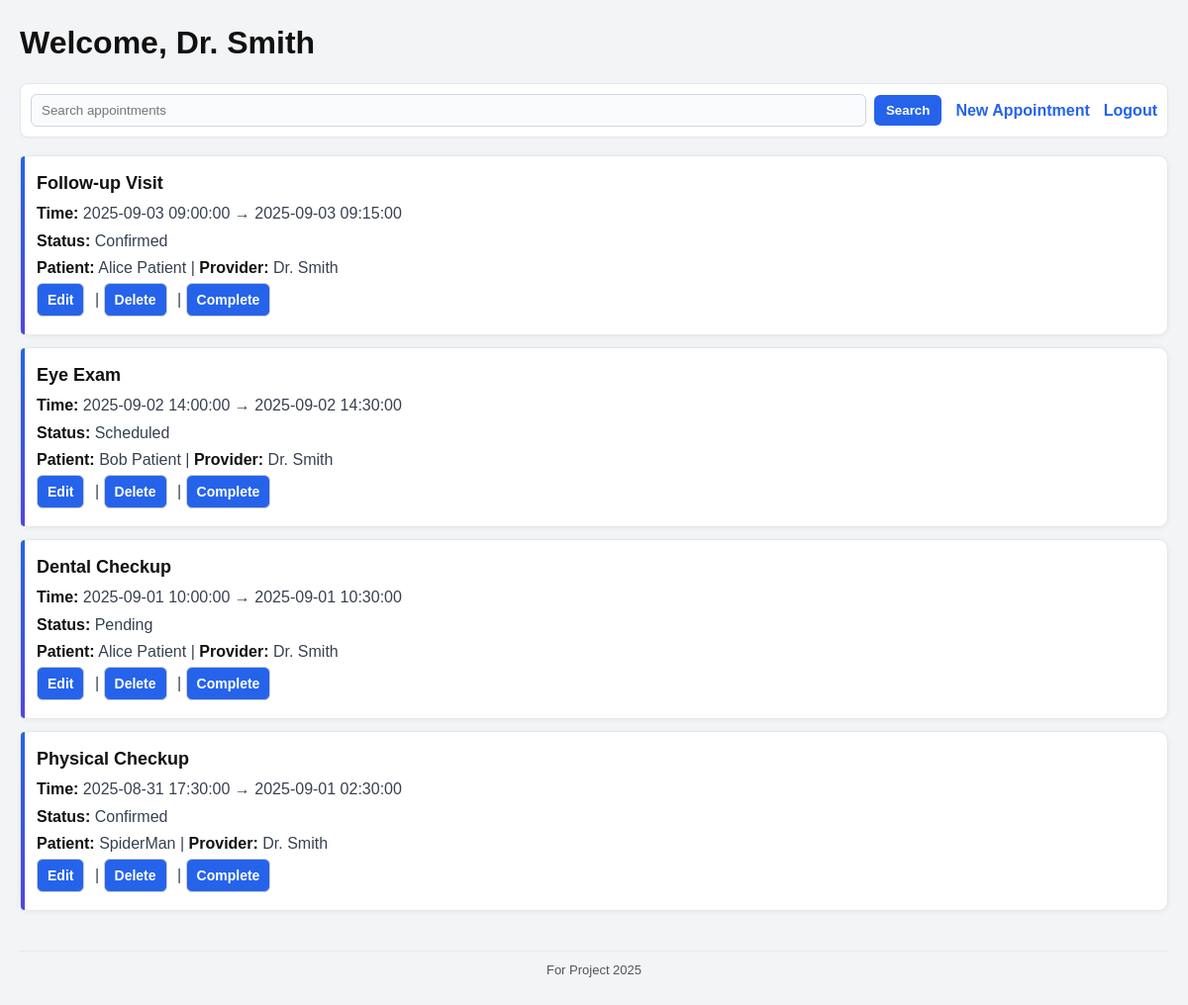
The page /pages/home.php (signed in) on the database its author committed.
### tables this page shows
CREATE TABLE `users` (
  `id` int(11) NOT NULL,
  `full_name` varchar(100) NOT NULL,
  `email` varchar(100) NOT NULL,
  `password` varchar(255) NOT NULL,
  `role` enum('patient','provider','admin') NOT NULL
);

CREATE TABLE `appointments` (
  `id` int(11) NOT NULL,
  `title` varchar(255) NOT NULL,
  `notes` text DEFAULT NULL,
  `start_at` datetime NOT NULL,
  `end_at` datetime NOT NULL,
  `status_id` int(11) NOT NULL,
  `created_by` int(11) NOT NULL,
  `assigned_to` int(11) NOT NULL
);

CREATE TABLE `appointment_status` (
  `id` int(11) NOT NULL,
  `name` varchar(50) NOT NULL
);

### classes/AppointmentList.php (called while the page is built, shortened)
<?php
class AppointmentList {
    public function getAppointments($pdo, $userId, $role, $term = '') {
        if ($role === 'patient') {
            $stmt = $pdo->prepare(
                "SELECT a.id, a.title, a.start_at, a.end_at, s.name AS status_name,
                        p.full_name AS patient, d.full_name AS provider
                 FROM appointments a
                 JOIN appointment_status s ON s.id = a.status_id
                 JOIN users p ON p.id = a.created_by
                 JOIN users d ON d.id = a.assigned_to
                 WHERE a.created_by = ?
                   AND (a.title LIKE ? OR a.notes LIKE ?)
                 ORDER BY a.start_at DESC"
            );
            $stmt->execute([$userId, "%$term%", "%$term%"]);
        } elseif ($role === 'provider') {
            $stmt = $pdo->prepare(
                "SELECT a.id, a.title, a.start_at, a.end_at, s.name AS status_name,
                        p.full_name AS patient, d.full_name AS provider
                 FROM appointments a
                 JOIN appointment_status s ON s.id = a.status_id
                 JOIN users p ON p.id = a.created_by
                 JOIN users d ON d.id = a.assigned_to
                 WHERE a.assigned_to = ?
                   AND (a.title LIKE ? OR a.notes LIKE ?)
                 ORDER BY a.start_at DESC"
            );
            $stmt->execute([$userId, "%$term%", "%$term%"]);
        }
        return $stmt->fetchAll();
    }
}

### common.php (called while the page is built)
<?php
function escape($data) {
    $data = trim($data);
    $data = stripslashes($data);
    $data = htmlspecialchars($data, ENT_QUOTES, 'UTF-8');
    return $data;
}

### pages/home.php (the view, shortened to what this page needs)
<?php
require_once '../src/db_connect.php';
require_once '../common.php';
require_once '../classes/AppointmentList.php';
$user = $_SESSION['user'];
$term = trim($_GET['q'] ?? '');
$list = new AppointmentList();
$rows = $list->getAppointments($pdo, $user['id'], $user['role'], $term);
require_once '../partials/header.php';
?>
<h1>Welcome, <?= escape($user['name']) ?></h1>
<form method="get">
  <input type="text" name="q" value="<?= escape($term) ?>" placeholder="Search appointments">
  <button>Search</button>
  <a href="create.php">New Appointment</a>
  <a href="logout.php">Logout</a>
</form>
<?php if (!$rows): ?>
  <p>No appointments found.</p>
<?php else: ?>
  <?php foreach ($rows as $row): ?>
    <div class="appointment">
      <h3><?= escape($row['title']) ?></h3>
      <p><strong>Time:</strong> <?= escape($row['start_at']) ?> → <?= escape($row['end_at']) ?></p>
      <p><strong>Status:</strong> <?= escape($row['status_name']) ?></p>
      <p><strong>Patient:</strong> <?= escape($row['patient']) ?> |
         <strong>Provider:</strong> <?= escape($row['provider']) ?></p>
      <p>
        <a href="edit.php?id=<?= escape($row['id']) ?>">Edit</a> |
        <a href="delete.php?id=<?= escape($row['id']) ?>">Delete</a>
        <?php if ($user['role'] === 'provider'): ?>
          | <a href="complete.php?id=<?= escape($row['id']) ?>">Complete</a>
        <?php endif; ?>
      </p>
    </div>
  <?php endforeach; ?>
<?php endif; ?>
<?php require_once '../partials/footer.php'; ?>

### assets/css/home.css (style rules this page uses)
body { font-family: Arial, sans-serif; background: #f3f4f6; margin: 0; padding: 20px; color: #111; line-height: 1.45; }
h1 { margin: 0 0 18px; }
form { display: flex; align-items: center; gap: 8px; margin: 0 0 18px; padding: 10px; background: #fff; border: 1px solid #e5e7eb; border-radius: 8px; box-shadow: 0 1px 3px rgba(0,0,0,.04); }
input[type="text"] { flex: 1 1 320px; padding: 8px 10px; border: 1px solid #cfd6e0; border-radius: 6px; background: #fafbfd; }
button { padding: 8px 12px; border: none; background: #2563eb; color: #fff; border-radius: 6px; cursor: pointer; font-weight: 600; }
form a { margin-left: 6px; color: #2563eb; text-decoration: none; font-weight: 600; }
.appointment { position: relative; background: #fff; border: 1px solid #e5e7eb; border-radius: 10px; padding: 14px 16px; margin-bottom: 12px; box-shadow: 0 1px 6px rgba(0,0,0,.05); }
.appointment::before { content: ""; position: absolute; left: 0; top: 0; bottom: 0; width: 4px; border-radius: 10px 0 0 10px; background: linear-gradient(180deg, #2563eb, #4f46e5); }
.appointment h3 { margin: 0 0 6px; font-size: 18px; }
.appointment p { margin: 4px 0; color: #374151; }
.appointment p strong { color: #111; }
.appointment p:last-child a { display: inline-block; padding: 6px 10px; margin-right: 6px; border-radius: 6px; font-size: 14px; font-weight: 600; text-decoration: none; border: 1px solid #ccc; background: #2563eb; color: #fff; }

### rows shown on the page
users: full_name "Dr. Smith"
appointments: title "Follow-up Visit", start_at "2025-09-03 09:00:00", end_at "2025-09-03 09:15:00", status.name "Confirmed", created_by.full_name "Alice Patient", assigned_to.full_name "Dr. Smith"
appointments: title "Eye Exam", start_at "2025-09-02 14:00:00", end_at "2025-09-02 14:30:00", status.name "Scheduled", created_by.full_name "Bob Patient", assigned_to.full_name "Dr. Smith"
appointments: title "Dental Checkup", start_at "2025-09-01 10:00:00", end_at "2025-09-01 10:30:00", status.name "Pending", created_by.full_name "Alice Patient", assigned_to.full_name "Dr. Smith"
appointments: title "Physical Checkup", start_at "2025-08-31 17:30:00", end_at "2025-09-01 02:30:00", status.name "Confirmed", created_by.full_name "SpiderMan", assigned_to.full_name "Dr. Smith"
